Frame 1 (no input): blank canvas, image omitted
Frame 60 (no input): blank canvas, image omitted
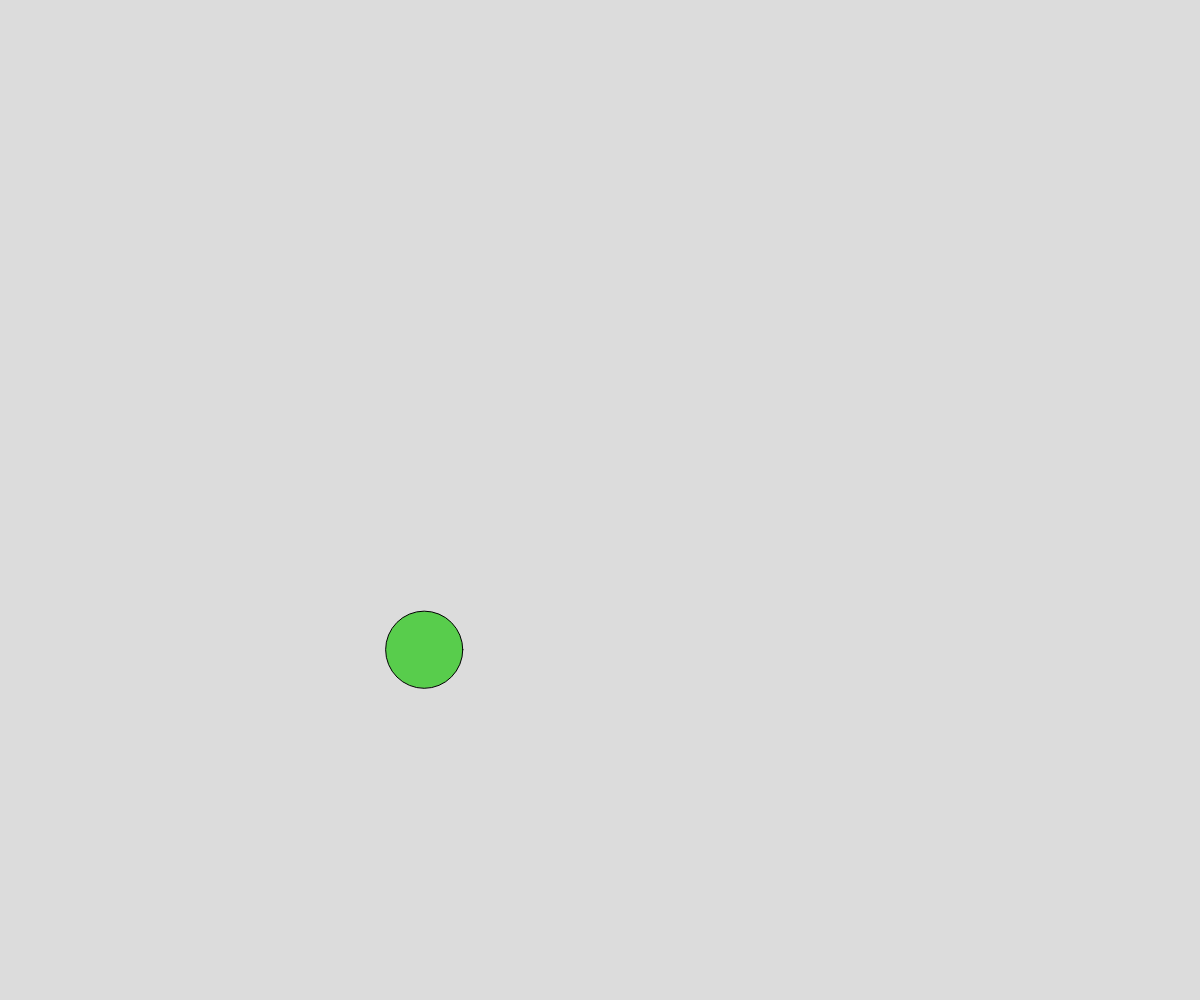
Frame 120 (the mouse pressed at the canvas centre since frame 60)

The p5.js sketch whose frames 1 and 60 were blank and that drew this single picture after the mouse press (run headless with seeded random() and noise() and a simulated clock; from frame 60 on, the mouse is pressed at the canvas centre):

// p5.js sketch
// ── sketch.js
// Object Notation and Arrays
// Bouncing Circles

let circleObjects = [];

async function setup() {
  createCanvas(windowWidth, windowHeight);
}

function draw() {
  background(220);

  updateCircleObjects();
}

function mousePressed() {
  createCircleObject();
}

function createCircleObject() {
  let raduis = random(10, 50);
  let xPos = constrain(mouseX, raduis, width - raduis);
  let yPos = constrain(mouseY, raduis, height - raduis);

  let circleObj = {
    xPosition: xPos,
    yPosition: yPos,
  
    xDirection: random(-5, 5),
    yDirection: random(-5, 5),
  
    radius: raduis,
    r: random(255),
    g: random(255),
    b: random(255),
  };

  circleObjects.push(circleObj);
}

function updateCircleObjects() {
  for (let circleObject of circleObjects) {
    // move circle
    circleObject.xPosition += circleObject.xDirection;
    circleObject.yPosition += circleObject.yDirection;

    // bounce off edges
    if (circleObject.xPosition <= (0 + circleObject.radius) || circleObject.xPosition >= (width - circleObject.radius)) {
      circleObject.xDirection *= -1;
    }
    if (circleObject.yPosition <= (0 + circleObject.radius) || circleObject.yPosition >= (height - circleObject.radius)) {
      circleObject.yDirection *= -1;
    }

    // display circle
    fill (circleObject.r, circleObject.g, circleObject.b);
    circle(circleObject.xPosition, circleObject.yPosition, (circleObject.radius * 2));
  };
}
